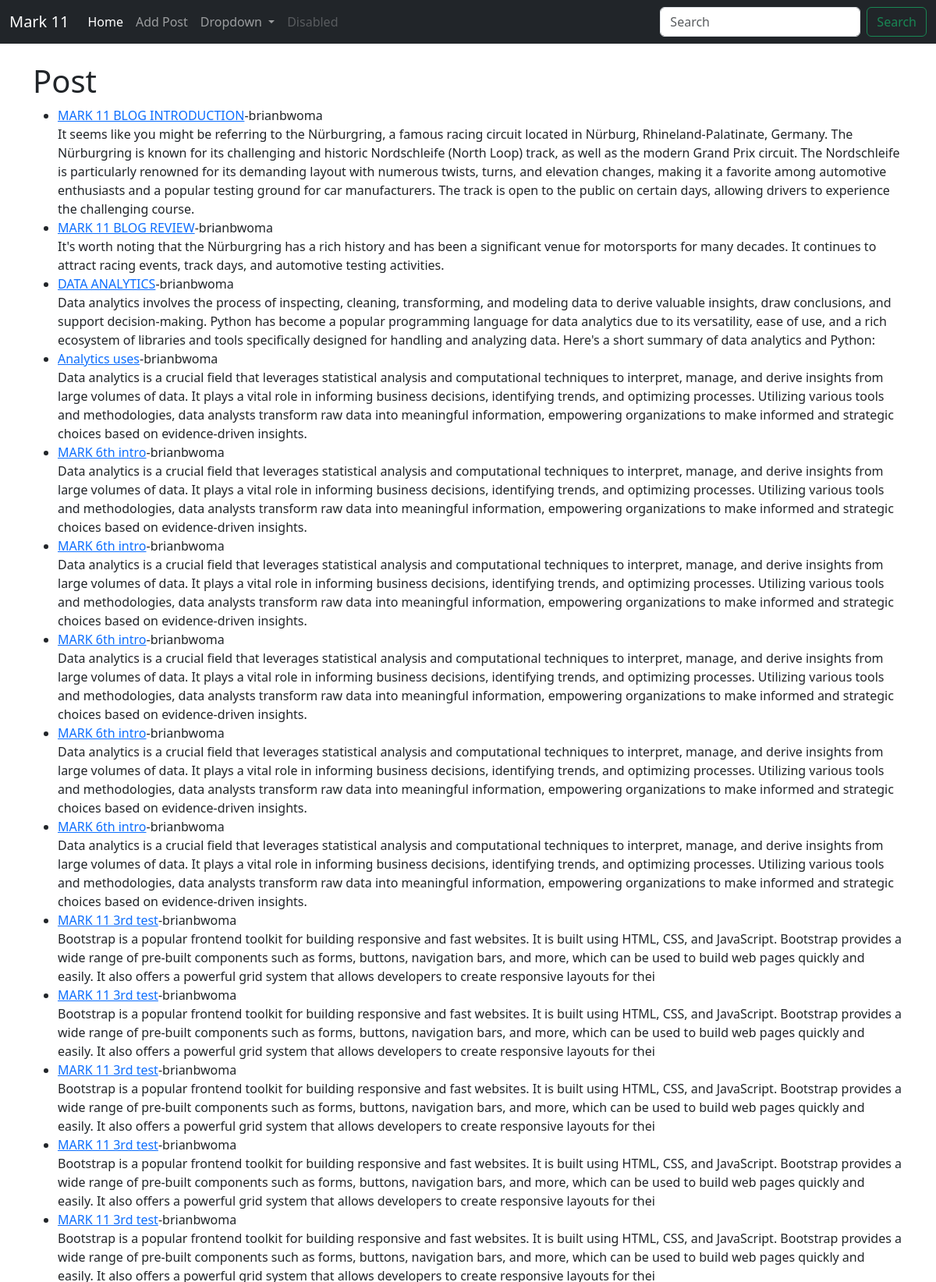
The page / (upper part) on the database its author committed.
### theblog/models.py (models this page shows, shortened)
class Post(models.Model):
	title=models.CharField(max_length=255)
	title_tag=models.CharField(max_length=255, default="Mark 11 blog")
	author=models.ForeignKey(User, on_delete=models.CASCADE)
	body=models.TextField()

### theblog/views.py (the view)
# urls.py: path('', HomeView.as_view(), name="home"),
class HomeView(ListView):
	model=Post
	template_name='home.html'

### theblog/templates/home.html
{% extends 'base.html' %}
{% block content %}
<h1>Post</h1>
<ul>
{% for post in object_list %}
	<li><a href="{% url 'article-details' post.pk %}">{{post.title}}</a>-{{post.author}}<br/>
	{{post.body}}</li>
{% endfor%}
</ul>
{% endblock %}

### theblog/templates/base.html (shortened to what this page needs)
<!doctype html>
<html lang="en">
  <head>
        <link href="https://cdn.jsdelivr.net/npm/bootstrap@5.3.2/dist/css/bootstrap.min.css" rel="stylesheet">
  </head>
  <body>
    <nav class="navbar navbar-expand-lg navbar-dark bg-dark">
  <div class="container-fluid">
    <a class="navbar-brand" href="{% url 'home' %}">Mark 11</a>
    <div class="collapse navbar-collapse" id="navbarSupportedContent">
      <ul class="navbar-nav me-auto mb-2 mb-lg-0">
        <li class="nav-item">
          <a class="nav-link active" aria-current="page" href="#">Home</a>
        </li>
        <li class="nav-item">
          <a class="nav-link" href="add_post">Add Post</a>
        </li>
        <li class="nav-item dropdown">
          <a class="nav-link dropdown-toggle" href="#" role="button" data-bs-toggle="dropdown" aria-expanded="false">
            Dropdown
          </a>
        </li>
        <li class="nav-item">
          <a class="nav-link disabled" aria-disabled="true">Disabled</a>
        </li>
      </ul>
      <form class="d-flex" role="search">
        <input class="form-control me-2" type="search" placeholder="Search" aria-label="Search">
        <button class="btn btn-outline-success" type="submit">Search</button>
      </form>
    </div>
  </div>
</nav>
    <br/>
    <div class="container">
    {% block content %}
    {% endblock %}
  </div>
  </body>
</html>

### rows shown on the page
Post: title "MARK 11 BLOG INTRODUCTION", author "brianbwoma", body "It seems like you might be referring to the Nürburgring, a famous racing circuit located in Nürburg, Rhineland-Palatinate, Germany. The Nürburgring is known for its challenging and historic Nordschleife (North Loop) track, as well as the modern Grand Prix circuit. The Nordschleife is particularly renowned for its demanding layout with numerous twists, turns, and elevation changes, making it a favorite among automotive enthusiasts and a popular testing ground for car manufacturers. The track is open to the public on certain days, allowing drivers to experience the challenging course."
Post: title "MARK 11 BLOG REVIEW", author "brianbwoma", body "It's worth noting that the Nürburgring has a rich history and has been a significant venue for motorsports for many decades. It continues to attract racing events, track days, and automotive testing activities."
Post: title "DATA ANALYTICS", author "brianbwoma", body "Data analytics involves the process of inspecting, cleaning, transforming, and modeling data to derive valuable insights, draw conclusions, and support decision-making. Python has become a popular programming language for data analytics due to its versatility, ease of use, and a rich ecosystem of libraries and tools specifically designed for handling and analyzing data. Here's a short summary of data analytics and Python:"
Post: title "Analytics uses", author "brianbwoma", body "Data analytics is a crucial field that leverages statistical analysis and computational techniques to interpret, manage, and derive insights from large volumes of data. It plays a vital role in informing business decisions, identifying trends, and optimizing processes. Utilizing various tools and methodologies, data analysts transform raw data into meaningful information, empowering organizations to make informed and strategic choices based on evidence-driven insights."
Post: title "MARK 6th intro", author "brianbwoma", body "Data analytics is a crucial field that leverages statistical analysis and computational techniques to interpret, manage, and derive insights from large volumes of data. It plays a vital role in informing business decisions, identifying trends, and optimizing processes. Utilizing various tools and methodologies, data analysts transform raw data into meaningful information, empowering organizations to make informed and strategic choices based on evidence-driven insights."
Post: title "MARK 6th intro", author "brianbwoma", body "Data analytics is a crucial field that leverages statistical analysis and computational techniques to interpret, manage, and derive insights from large volumes of data. It plays a vital role in informing business decisions, identifying trends, and optimizing processes. Utilizing various tools and methodologies, data analysts transform raw data into meaningful information, empowering organizations to make informed and strategic choices based on evidence-driven insights."
Post: title "MARK 6th intro", author "brianbwoma", body "Data analytics is a crucial field that leverages statistical analysis and computational techniques to interpret, manage, and derive insights from large volumes of data. It plays a vital role in informing business decisions, identifying trends, and optimizing processes. Utilizing various tools and methodologies, data analysts transform raw data into meaningful information, empowering organizations to make informed and strategic choices based on evidence-driven insights."
Post: title "MARK 6th intro", author "brianbwoma", body "Data analytics is a crucial field that leverages statistical analysis and computational techniques to interpret, manage, and derive insights from large volumes of data. It plays a vital role in informing business decisions, identifying trends, and optimizing processes. Utilizing various tools and methodologies, data analysts transform raw data into meaningful information, empowering organizations to make informed and strategic choices based on evidence-driven insights."
Post: title "MARK 6th intro", author "brianbwoma", body "Data analytics is a crucial field that leverages statistical analysis and computational techniques to interpret, manage, and derive insights from large volumes of data. It plays a vital role in informing business decisions, identifying trends, and optimizing processes. Utilizing various tools and methodologies, data analysts transform raw data into meaningful information, empowering organizations to make informed and strategic choices based on evidence-driven insights."
Post: title "MARK 11 3rd test", author "brianbwoma", body "Bootstrap is a popular frontend toolkit for building responsive and fast websites. It is built using HTML, CSS, and JavaScript. Bootstrap provides a wide range of pre-built components such as forms, buttons, navigation bars, and more, which can be used to build web pages quickly and easily. It also offers a powerful grid system that allows developers to create responsive layouts for thei"
Post: title "MARK 11 3rd test", author "brianbwoma", body "Bootstrap is a popular frontend toolkit for building responsive and fast websites. It is built using HTML, CSS, and JavaScript. Bootstrap provides a wide range of pre-built components such as forms, buttons, navigation bars, and more, which can be used to build web pages quickly and easily. It also offers a powerful grid system that allows developers to create responsive layouts for thei"
Post: title "MARK 11 3rd test", author "brianbwoma", body "Bootstrap is a popular frontend toolkit for building responsive and fast websites. It is built using HTML, CSS, and JavaScript. Bootstrap provides a wide range of pre-built components such as forms, buttons, navigation bars, and more, which can be used to build web pages quickly and easily. It also offers a powerful grid system that allows developers to create responsive layouts for thei"
Post: title "MARK 11 3rd test", author "brianbwoma", body "Bootstrap is a popular frontend toolkit for building responsive and fast websites. It is built using HTML, CSS, and JavaScript. Bootstrap provides a wide range of pre-built components such as forms, buttons, navigation bars, and more, which can be used to build web pages quickly and easily. It also offers a powerful grid system that allows developers to create responsive layouts for thei"
Post: title "MARK 11 3rd test", author "brianbwoma"
